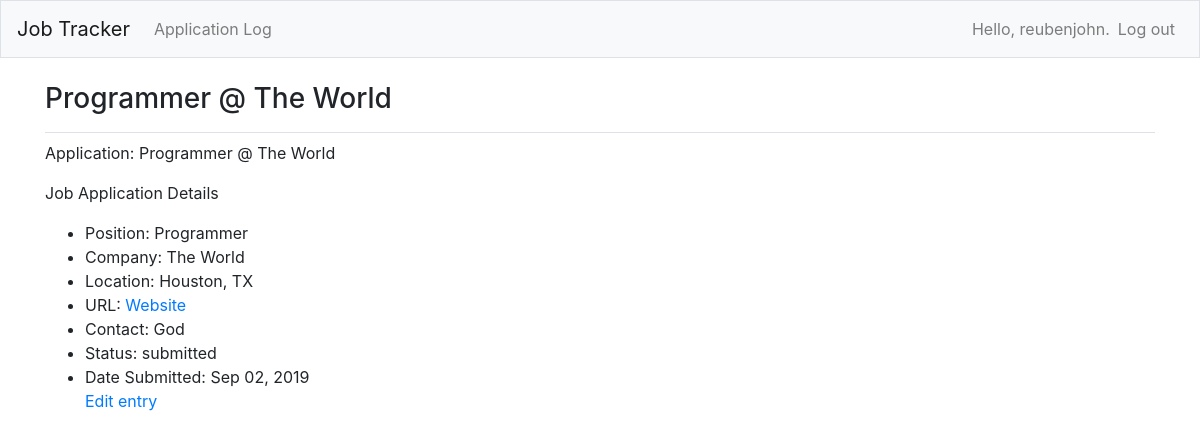
The page /job_log/6/ (signed in) on the database its author committed.
### job_apps/models.py (models this page shows)
class Application(models.Model):
    STATUSES = [('submitted', 'SUBMITTED'),
                ('accepted', 'ACCEPTED'),
                ('rejected', 'REJECTED')]
    position = models.CharField(max_length=100)
    company = models.CharField(max_length=100)
    post_url = models.CharField(max_length=300)
    contact_name = models.CharField(max_length=100)
    location = models.CharField(max_length=100)
    date_added = models.DateField(auto_now_add=True)
    status = models.CharField(
        max_length=20, choices=STATUSES, default="submitted")
    owner = models.ForeignKey(User, on_delete=models.CASCADE)
    def __str__(self):
        return f"{self.position} @ {self.company}"

### job_apps/views.py (the view)
# urls.py: path('job_log/<int:job_entry_id>/', views.job_entry, name='job_entry'),
@login_required
def job_entry(request, job_entry_id):
    job_entry = Application.objects.filter(id=job_entry_id).values()
    job_title = Application.objects.get(id=job_entry_id)
    check_log_owner(job_title.owner, request.user)
    context = {'job_title': job_title, 'job_entry': job_entry}
    return render(request, 'job_apps/job_entry.html', context)

### job_apps/views.py (called while the page is built)
def check_log_owner(owner, user):
    if owner != user:
        raise Http404

### job_apps/templates/job_apps/job_entry.html
{% extends 'job_apps/base.html' %}
{% block page_header %}
  <h3>{{ job_title }}</h3>
{% endblock page_header %}
{% block content %}
<p>Application: {{ job_title }}</p>
<p>Job Application Details
  <ul>
  {% for entry in job_entry %}
    <li>Position: {{ entry.position }}</li>
    <li>Company: {{ entry.company }}</li>
    <li>Location: {{ entry.location }}</li>
    <li>URL: <a href="{{ entry.post_url }}">Website</a></li>
    <li>Contact: {{ entry.contact_name }}</li>
    <li>Status: {{ entry.status }}</li>
    <li>Date Submitted: {{ entry.date_added|date:'M d, Y' }}</li>
    <p>
      <a href="{% url 'job_apps:edit_job_entry' entry.id %}">Edit entry</a>
    </p>
  {% empty %}
    <li>Something went wrong.</li>
  {% endfor %}
  </ul>
</p>
{% endblock content %}

### job_apps/templates/job_apps/base.html (shortened to what this page needs)
{% load bootstrap4 %}
<!doctype html>
<html lang="en">
<head>
  {% bootstrap_css %}
</head>
<body>
  <nav class="navbar navbar-expand-md navbar-light bg-light mb-4 border">
    <a class="navbar-brand" href="{% url 'job_apps:index'%}">Job Tracker</a>
    <div class="collapse navbar-collapse" id="navbarCollapse">
      <ul class="navbar-nav mr-auto">
        <li class="nav-item">
          <a class="nav-link" href="{% url 'job_apps:job_log'%}">Application Log</a>
        </li>
      </ul>
      <ul class="navbar-nav ml-auto">
        {% if user.is_authenticated %}
          <li class="nav-item">
            <span class="navbar-text">Hello, {{ user.username }}.</span>
          </li>
          <li class="nav-item">
            <a class="nav-link" href="{% url 'users:logout' %}">Log out</a>
          </li>
        {% endif %}
      </ul>
</div>
</nav>
</body>
  <main role="main" class="container">
    <div class="pb-2 mb-2 border-bottom">
      {% block page_header %}{% endblock page_header %}
    </div>
    <div>
      {% block content %}{% endblock content %}
    </div>
  </main>
</body>
</html>

### rows shown on the page
Application: position+company "Programmer @ The World", position "Programmer", company "The World", location "Houston, TX", contact_name "God", status "submitted", date_added "Sep 02, 2019"

### other values the page prints
{{ user.username }} "reubenjohn"
